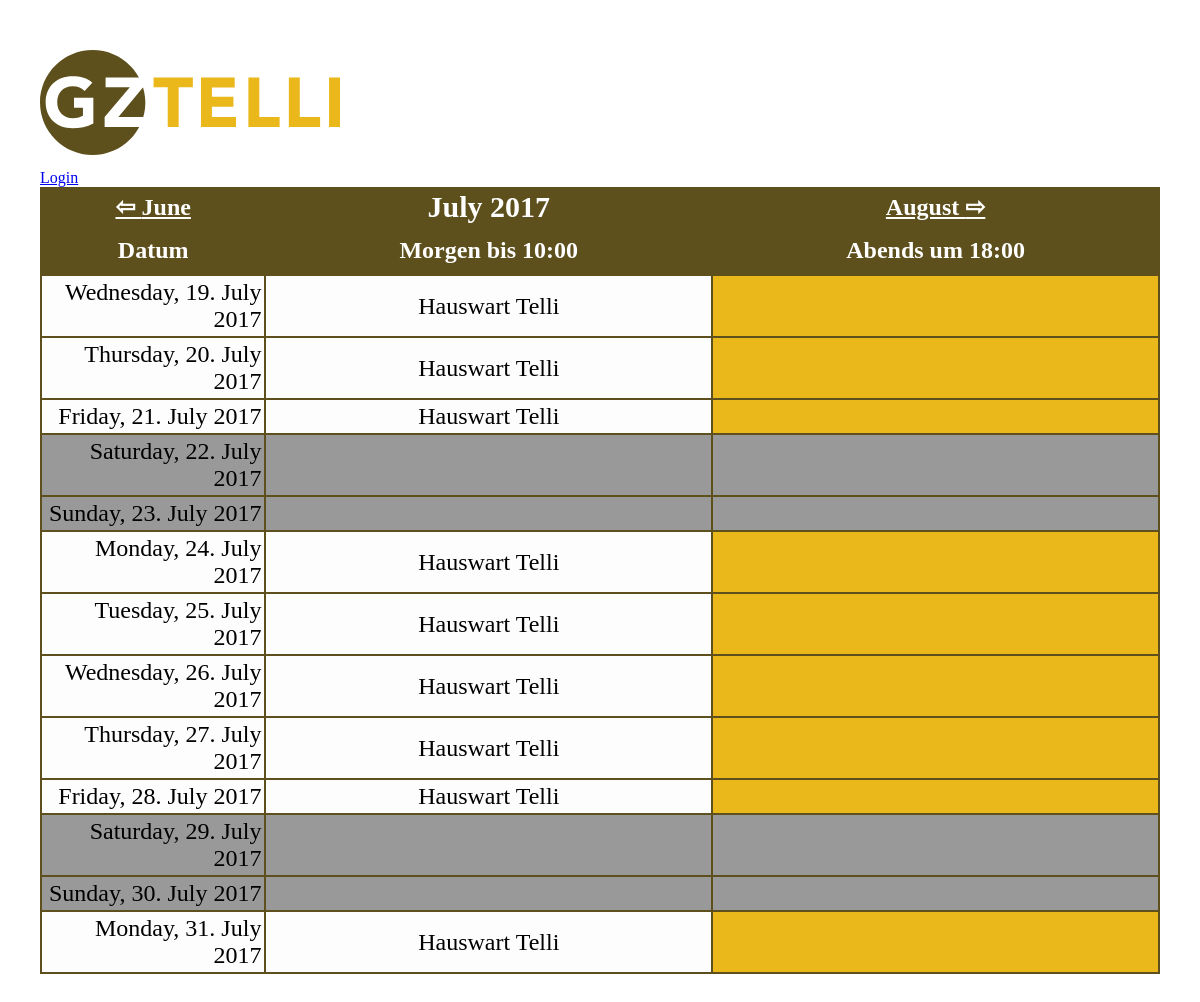
/index.php?monat=7&jahr=2017, run on the app's committed database.
### tables this page shows
CREATE TABLE IF NOT EXISTS `basketball` (
  `id` SMALLINT NOT NULL AUTO_INCREMENT,
  `datum` DATE NOT NULL UNIQUE,
  `morgen` text NOT NULL,
  `abends` text NOT NULL,
  PRIMARY KEY (id)
);

### dbcontroller.php (called while the page is built, shortened)
<?php
class DBController {
	private $host = "localhost";
	private $user = "marcland_telli";
	private $password = "qayxswedc$";
	private $database = "marcland_telli";
	private $db;
	function __construct() {
		$this->db = $this->connectDB();
	}
	function connectDB() {
		$db = new PDO('mysql:host='.$this->host.';dbname='.$this->database.';charset=utf8mb4',$this->user, $this->password);
		$db->setAttribute(PDO::ATTR_ERRMODE, PDO::ERRMODE_EXCEPTION);
		$db->setAttribute(PDO::ATTR_EMULATE_PREPARES, false);
		return $db;
	}
	function runQuery($query) {
		$pdoStatement = $this->db->query($query);
		$resultset = $pdoStatement->fetchAll();
		if(!empty($resultset))
		return $resultset;
	}
}
?>

### index.php (the view, shortened to what this page needs)
<?php
require_once("dbcontroller.php");
$db_handle = new DBController();
$sql = "SELECT * from basketball";
$faq = $db_handle->runQuery($sql);
if(isset($_GET["monat"]))
$monat = $_GET["monat"];
else $monat=date(m);
if(isset($_GET["jahr"]))
$jahr = $_GET["jahr"];
else $jahr=date(Y);
?>
<!doctype html>
<html>
    <head>
          <link rel="stylesheet" type="text/css" href="./style.css" target="_blank">
    </head>
    <body>
<div style="margin-top: 10px; margin-bottom: 10px;> <a title="Home" href="https://gztelli.ch"><img src="./gztelli.svg" alt="GZ Telli" width=300> </a> </div>
<?php
if(!isset($_SESSION['user']))
       {
          echo "<a href='login.php'> Login</a> ";
       }
else
{
          echo '<a href=\'logout.php\'> Logout</a> <a href="./index.php">[Heute]</a> <a href="./log.php">[Änderungsprotokoll]</a>';
}
?>
	   <table class="tbl-qa">
		  <thead>
                          <tr> <th><a style="color:white" href="index.php<?php if ($monat==1) echo "?monat=12&jahr=".($jahr-1).'"';
                                                           else echo "?monat=".($monat-1)."&jahr=".$jahr.'"'; ?>>
                                   ⇦ <?php $dateObj   = DateTime::createFromFormat('!m', $monat-1); echo $dateObj->format('F'); ?></a></th>
                               <th style="font-size: 30px; color: white;"><?php $dateObj   = DateTime::createFromFormat('!m', $monat); echo $dateObj->format('F'); echo " $jahr" ?></th>
                               <th><a style="color:white" href="index.php<?php if ($monat>11) echo "?monat=1&jahr=".($jahr+1).'"';
                                                           else echo "?monat=".($monat+1)."&jahr=".$jahr.'"'; ?>>
                                     <?php $dateObj   = DateTime::createFromFormat('!m', $monat+1); echo $dateObj->format('F'); ?> ⇨</a></th>
                          </tr>
			  <tr>
				<th class="table-header" style="color: white;" width="20%">Datum</th>
				<th class="table-header" style="color: white;" width="40%">Morgen bis 10:00</th>
				<th class="table-header" style="color: white;" width="40%">Abends um 18:00</th>
			  </tr>
		  </thead>
		  <tbody>
		<?php
		  foreach($faq as $k=>$v)
                  {
                    $frei=false;
                    if ($faq[$k]["datum"]>sprintf("%04d-%02d-%02d", $jahr, $monat, "0"))
                    {
                      if ($faq[$k]["datum"]<sprintf("%04d-%02d-%02d", $jahr, $monat, "32"))
                      {
		?>
			  <tr class="table-row">
                                   <?php
                                         if (strftime("%A", strtotime($faq[$k]["datum"]))==strftime("%A", strtotime("2017-08-26"))) $frei=true;
                                         if (strftime("%A", strtotime($faq[$k]["datum"]))==strftime("%A", strtotime("2017-08-27"))) $frei=true; ?>
				<td class="date"  <?php if($frei) echo "style=\"background-color:#999;\"";  ?>
                                  <?php if ($faq[$k]["datum"]==date("Y-m-d")) echo "style=\"background-color:#0FF;\"";  ?> >
                                    <?php echo strftime("%A, %d. %B %Y", strtotime($faq[$k]["datum"])); ?>
                                </td>
<?php
 if (isset($_SESSION['user']))
                    {
 ?>
				<td contenteditable="true"
                                  <?php if ((!$frei)&&($faq[$k]["morgen"] == "")) echo "style=\"background-color:#eab81b;\""?>
                                  <?php if ($frei) echo "style=\"background-color:#999;\"";  ?>
                                  <?php if ($faq[$k]["datum"]==date("Y-m-d")) echo "style=\"background-color:#0FF;\""?>
                                  onBlur="saveToDatabase(this,'morgen','<?php echo $faq[$k]["id"]; ?>')"
                                  onClick="showEdit(this);">
                                    <?php if (!$frei) echo $faq[$k]["morgen"]; ?>
                                </td>
				<td contenteditable="true"
                                  <?php if ((!$frei)&&($faq[$k]["abends"] == "")) echo "style=\"background-color:#eab81b;\""?>
                                  <?php if ($frei) echo "style=\"background-color:#999;\"";  ?>
                                  <?php if ($faq[$k]["datum"]==date("Y-m-d")) echo "style=\"background-color:#0FF;\""?>
                                  onBlur="saveToDatabase(this,'abends','<?php echo $faq[$k]["id"]; ?>')" onClick="showEdit(this);">
                                    <?php if (!$frei) echo $faq[$k]["abends"]; ?>
                                </td>
			  </tr>
 <?php
                     }
 else
                     {
   ?>
				<td
                                  <?php if ((!$frei)&&($faq[$k]["morgen"] == "")) echo "style=\"background-color:#eab81b;\""?>
                                  <?php if ($frei) echo "style=\"background-color:#999;\"";  ?>
                                  <?php if ($faq[$k]["datum"]==date("Y-m-d")) echo "style=\"background-color:#0FF;\""?> >
                                    <?php if (!$frei) echo $faq[$k]["morgen"]; ?>
                                </td>
				<td
                                  <?php if ((!$frei)&&($faq[$k]["abends"] == "")) echo "style=\"background-color:#eab81b;\""?>
                                  <?php if ($frei) echo "style=\"background-color:#999;\"";  ?>
                                  <?php if ($faq[$k]["datum"]==date("Y-m-d")) echo "style=\"background-color:#0FF;\""?> >
                                </td>
			  </tr>
 <?php
		      }
                    }
                 }
              }
   ?>
		  </tbody>
		</table>
    </body>
</html>

### style.css (style rules this page uses)
body { padding: 40px; margin: auto; }
.tbl-qa { width: 100%; font-size:1.5em; color: black; background-color: #5d501c; text-align:center; }
.tbl-qa th.table-header { padding: 5px; text-align: left; padding:10px; text-align:center; }
.tbl-qa .table-row td { padding:3px; background-color: #FDFDFD; }
.date { text-align:right; }

### data on the page
basketball: datum "Wednesday, 19. July 2017", morgen "Hauswart Telli"
basketball: datum "Thursday, 20. July 2017", morgen "Hauswart Telli"
basketball: datum "Friday, 21. July 2017", morgen "Hauswart Telli"
basketball: datum "Saturday, 22. July 2017"
basketball: datum "Sunday, 23. July 2017"
basketball: datum "Monday, 24. July 2017", morgen "Hauswart Telli"
basketball: datum "Tuesday, 25. July 2017", morgen "Hauswart Telli"
basketball: datum "Wednesday, 26. July 2017", morgen "Hauswart Telli"
basketball: datum "Thursday, 27. July 2017", morgen "Hauswart Telli"
basketball: datum "Friday, 28. July 2017", morgen "Hauswart Telli"
basketball: datum "Saturday, 29. July 2017"
basketball: datum "Sunday, 30. July 2017"
basketball: datum "Monday, 31. July 2017", morgen "Hauswart Telli"

### other printed values
$dateObj->format('F') "June"
$dateObj->format('F') "July"
$jahr "2017"
$dateObj->format('F') "August"
